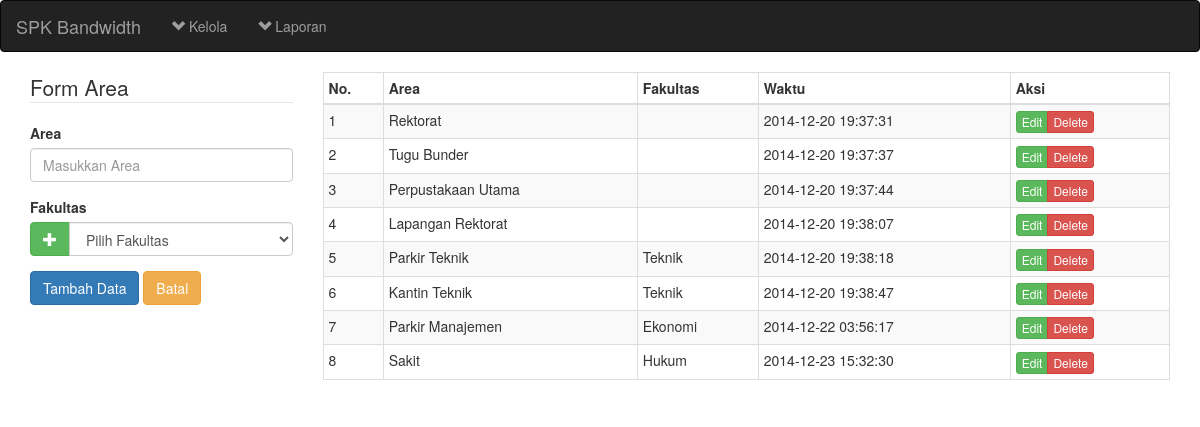
Screenshot of /fuzzy-bandwidth/area.php with the database file from the repository.
### tables this page shows
CREATE TABLE `area` (
  `area_id` int(11) NOT NULL AUTO_INCREMENT,
  `nama_area` varchar(100) NOT NULL DEFAULT '0',
  `fakultas_id` int(11) NOT NULL DEFAULT '0',
  `datetime` datetime NOT NULL DEFAULT CURRENT_TIMESTAMP ON UPDATE CURRENT_TIMESTAMP,
  PRIMARY KEY (`area_id`)
);

CREATE TABLE `fakultas` (
  `fakultas_id` int(11) NOT NULL AUTO_INCREMENT,
  `fakultas` varchar(150) NOT NULL DEFAULT '0',
  `datetime` datetime NOT NULL DEFAULT CURRENT_TIMESTAMP ON UPDATE CURRENT_TIMESTAMP,
  PRIMARY KEY (`fakultas_id`)
);

### fuzzy-bandwidth/area.php (called while the page is built, shortened)
<?php
include('header.php');
include('content-area.php');
include('footer.php'); ?>

### fuzzy-bandwidth/list-area.php (the view, shortened to what this page needs)
<?php
$sql="select a.area_id,a.nama_area,b.fakultas,a.datetime
from area a left join fakultas b on a.fakultas_id=b.fakultas_id order by area_id";
$result=mysql_query($sql)or die('Maaf, Query Salah');
function show_rule($show){
	global $result;
	if($result==true){
		while($row=mysql_fetch_array($result)):
			?>
				<tr>
					<td><?php echo $row['area_id'] ?></td>
					<td><?php echo $row['nama_area'] ?></td>
					<td><?php echo $row['fakultas'] ?></td>
					<td><?php echo $row['datetime'] ?></td>
				<?php
					switch ($show) {
						case 'all':
							?>
							<td><div class="btn-group">
								<a href="proses.php?form=area&a=edit&id=<?php echo $row['area_id'] ?>" class="btn btn-xs btn-success">Edit</a>
								<a href="proses.php?form=area&a=delete&id=<?php echo $row['area_id'] ?>" class="btn btn-xs btn-danger">Delete</a>
							</div></td>
							<?php
							break;
							?>
							<?php
					}
				?>
				</tr>
			<?php
		endwhile;
	}
}
?>

### fuzzy-bandwidth/header.php (shortened to what this page needs)
<!DOCTYPE html>
	<html lang="">
		<head>
		</head>
		<body>
			<nav class="navbar  navbar-inverse navbar-static" role="navigation">
				<div class="navbar-header">
					<a class="navbar-brand" href="index.php">SPK Bandwidth</a>
				</div>
				<div class="collapse navbar-collapse navbar-ex1-collapse">
					<ul class="nav navbar-nav ">
						<li class="dropdown">
							<a href="#" class="dropdown-toggle" data-toggle="dropdown"><i class="glyphicon glyphicon-chevron-down"></i> Kelola </b></a>
						</li><li class="dropdown">
							<a href="#" class="dropdown-toggle" data-toggle="dropdown"><i class="glyphicon glyphicon-chevron-down"></i> Laporan </a>
						</li>
					</ul>
				</div>
			</nav>

### fuzzy-bandwidth/content-area.php
<div class="container">
	<div class="row">
		<div class="col-xs-3 col-sm-3 col-md-3 col-lg-3">
			<?php include('form-area.php'); ?>
		</div>
		<div class="col-xs-9 col-sm-9 col-md-9 col-lg-9">
			<table class="table table-hover table-condensed table-striped table-bordered">
				<thead>
					<tr>
						<th>No.</th>
							<th>Area</th>
							<th>Fakultas</th>
							<th>Waktu</th>
							<th>Aksi</th>
					</tr>
				</thead>
				<?php include('list-area.php');
					show_rule('all');
				 ?>
			</table>
		</div>
	</div>
</div>

### fuzzy-bandwidth/form-area.php (shortened to what this page needs)
<?php
$areaid= isset($_GET['id']) ? $_GET['id'] : '';
 ?>
	<form action="proses.php" method="POST" role="form">
				<legend>Form Area</legend>
				<div class="form-group">
					<label for="area">Area</label>
					<input name="nama_area" type="text" class="form-control" id="area" required="required" placeholder="Masukkan Area" value="<?php echo (!empty($areaname)?$areaname:''); ?>">
				</div>
				<div class="form-group">
					<label for="fakultas_id">Fakultas</label>
					<div class="input-group">
 		<span class="input-group-btn">
        					<a class="btn btn-success " href="fakultas.php"><i class="glyphicon glyphicon-plus"></i></a>
      </span>
					<select name="fakultas_id" id="fakultas" class="form-control" required="required">
						<option value='0' selected>Pilih Fakultas</option>
					</select>
				</div>
				</div>
				<button name="<?php echo !empty($areaid)?'save':'submit'; ?>" type="submit" class="btn btn-primary"><?php echo !empty($areaid)?'Simpan':'Tambah Data'; ?></button>
				<a href="area.php" class="btn btn-warning">Batal</a>
			</form>

### fuzzy-bandwidth/footer.php (shortened to what this page needs)
		<link href="css/bootstrap.min.css" rel="stylesheet" media="all">
		<link href="css/print.css" rel="stylesheet" media="print">
	</body>
</html>

### rows the page displays
area: area_id "1", nama_area "Rektorat", datetime "2014-12-20 19:37:31"
area: area_id "2", nama_area "Tugu Bunder", datetime "2014-12-20 19:37:37"
area: area_id "3", nama_area "Perpustakaan Utama", datetime "2014-12-20 19:37:44"
area: area_id "4", nama_area "Lapangan Rektorat", datetime "2014-12-20 19:38:07"
area: area_id "5", nama_area "Parkir Teknik", fakultas.fakultas "Teknik", datetime "2014-12-20 19:38:18"
area: area_id "6", nama_area "Kantin Teknik", fakultas.fakultas "Teknik", datetime "2014-12-20 19:38:47"
area: area_id "7", nama_area "Parkir Manajemen", fakultas.fakultas "Ekonomi", datetime "2014-12-22 03:56:17"
area: area_id "8", nama_area "Sakit", fakultas.fakultas "Hukum", datetime "2014-12-23 15:32:30"
